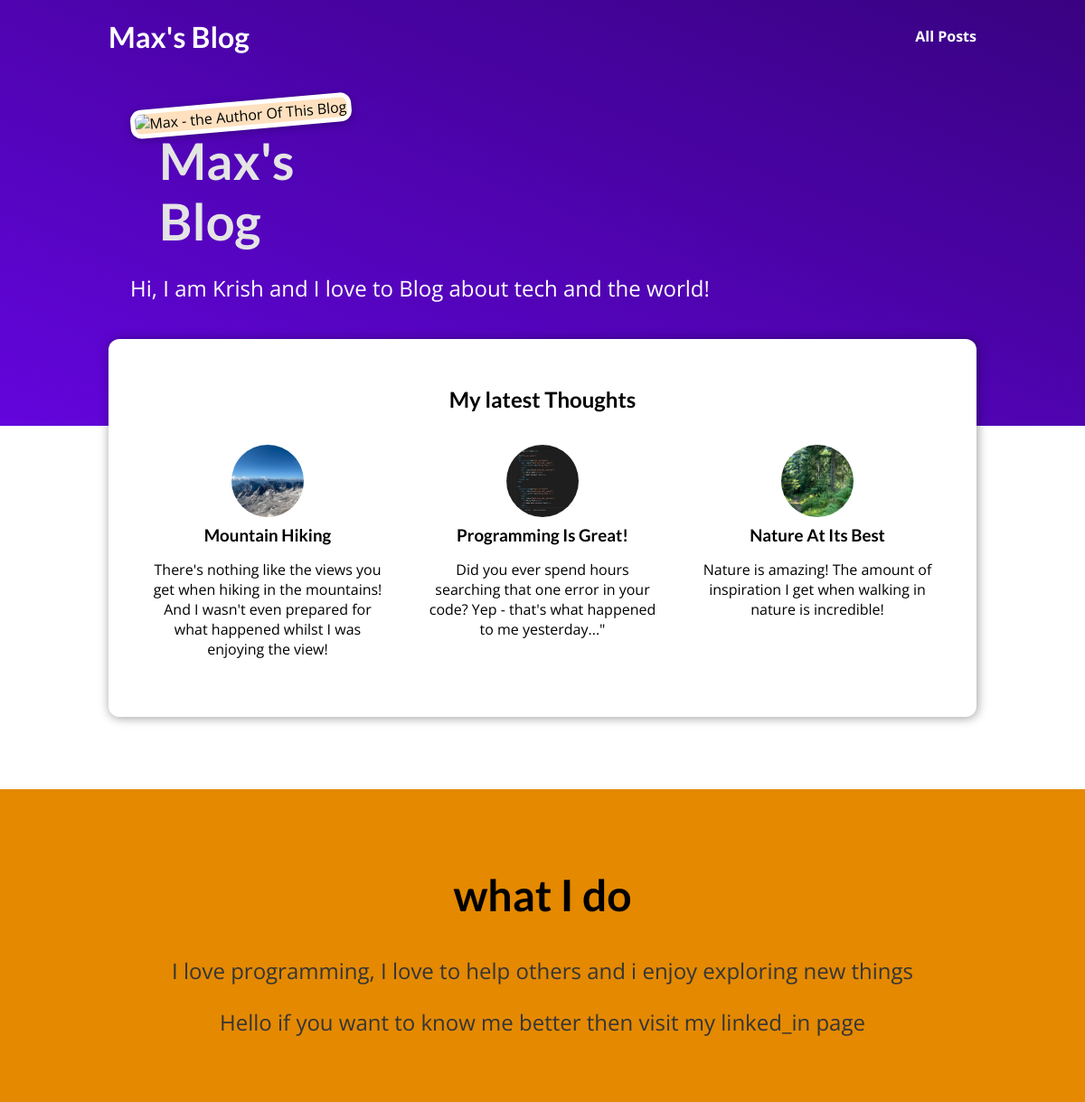
The page / on the database its author committed.
### blog/models.py (models this page shows)
class Post(models.Model):
    title = models.CharField(max_length=150)
    excerpt = models.CharField(max_length=200)
    image_name = models.CharField(max_length=100)
    date = models.DateField(auto_now=True)      # auto_now save current time, when we save our data model.
    slug = models.SlugField(unique=True, db_index=True)
    content = models.TextField(validators=[MinLengthValidator(10)])
    author = models.ForeignKey(Author, on_delete=models.SET_NULL, null=True, related_name='posts')      # here on author delete post author is set to null not delete the entire post.
    tags = models.ManyToManyField(Tag)

### blog/views.py (the view)
# urls.py: path("", views.starting_page, name="starting-page"),
def starting_page(request):
    latest_posts = Post.objects.all().order_by('-date')[:3]     # We fetching only 3 latest post from all posts.
    return render(request, "blog/index.html", {
        "posts": latest_posts,
    })

### blog/templates/blog/index.html (shortened to what this page needs)
{% extends "base.html" %}
{% load static %}
{% block css_files %}
    <link rel="stylesheet" href="{% static 'blog/post.css' %}"/>
    <link rel='stylesheet' href="{% static 'blog/index.css' %}" />
{% endblock %}
{% block content %}
    <section id="welcome">
        <img src="{% static 'blog/images/max.png' %}" alt="Max - the Author Of This Blog">
        <h2>Max's Blog</h2>
        <p>Hi, I am Krish and I love to Blog about tech and the world!</p>
    </section>
    <section id='latest-posts'>
        <h2>My latest Thoughts</h2>
        <ul>
            {% for post in posts %}
                {% include 'blog/includes/post.html' %}
            {% endfor %}
        </ul>
    </section>
    <section id="about">
        <h2>what I do</h2>
        <p>I love programming, I love to help others and i enjoy exploring new things</p>
        <p>
            Hello if you want to know me better then visit my linked_in page
        </p>
    </section>
{% endblock %}

### blog/templates/blog/includes/post.html
{% load static %}
<li>
    <article class="post">
        <a href="{% url 'post-detail-page' post.slug %}">
            <img src="{% static 'blog/images/'|add:post.image_name %}" alt="{{ post.title }}"/>
            <div class="post__content">
                <h3>{{ post.title }}</h3>
                <p>{{ post.excerpt }}</p>
            </div>
        </a>
    </article>
</li>

### static/app.css (style rules this page uses)
* { box-sizing: border-box; }
html { font-family: 'Open Sans', 'Lato', sans-serif; }
body { margin: 0; }
h1, h2, h3 { font-family: 'Lato', sans-serif; font-weight: bold; }

### blog/static/blog/post.css (style rules this page uses)
.post { display: flex; flex-direction: column; align-items: center; text-align: center; }
.post a { text-decoration: none; color: black; transition: all 0.2s ease; padding: 1rem; }
.post img { width: 5rem; height: 5rem; object-fit: cover; border-radius: 50%; }
.post h3 { margin: 0.25rem 0; }

### blog/static/blog/index.css (style rules this page uses)
#welcome { background: linear-gradient(to right top, #6305dd, #390281); padding: 7rem 12%; }
#welcome img { width: 10rem; height: 10rem; object-fit: cover; object-position: top; border: 5px solid white; border-radius: 12px; background-color: #ffe1bf; transform: rotateZ(-5deg); box-shadow: 0 2px 8px rgba(0, 0, 0, 0.25); }
#welcome h2 { font-size: 3.5rem; margin: 0 0 0 2rem; color: #e4e4e4; width: 10rem; }
#welcome p { color: white; font-size: 1.5rem; }
#latest-posts { background-color: white; padding: 2rem; border-radius: 12px; width: 60rem; margin: -6rem auto 2rem auto; box-shadow: 1px 1px 12px rgba(0, 0, 0, 0.4); }
#latest-posts h2 { text-align: center; }
#latest-posts ul { list-style: none; margin: 0; padding: 0; display: flex; gap: 1rem; }
#latest-posts li { flex: 1; }
#about { text-align: center; padding: 3rem; background-color: #e48900; margin-top: 5rem; }
#about h2 { font-size: 3rem; }
#about p { font-size: 1.5rem; color: #353535; }

### rows shown on the page
Post: image_name (picture), title "Mountain Hiking", excerpt "There's nothing like the views you get when hiking in the mountains! And I wasn't even prepared for what happened whilst I was enjoying the view!"
Post: image_name (picture), title "Programming Is Great!", excerpt "Did you ever spend hours searching that one error in your code? Yep - that's what happened to me yesterday...\""
Post: image_name (picture), title "Nature At Its Best", excerpt "Nature is amazing! The amount of inspiration I get when walking in nature is incredible!"
